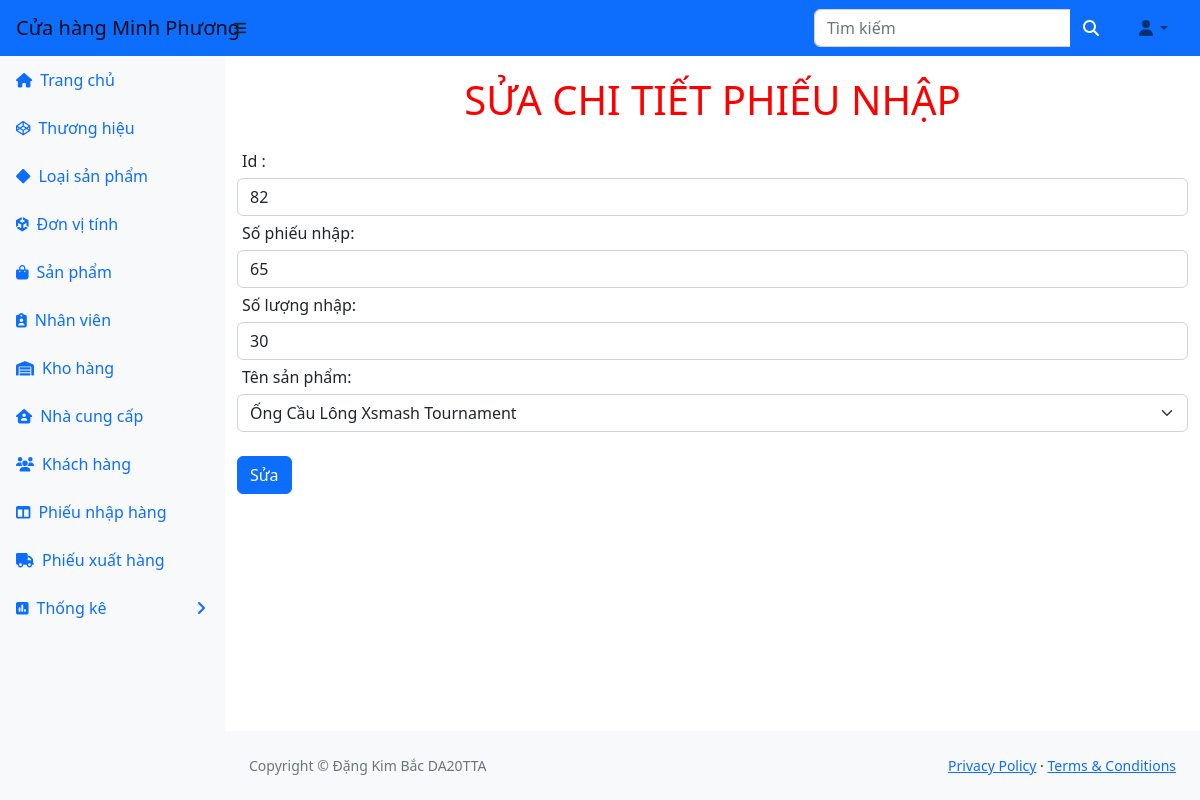
Screenshot of /ql_kho/ql-kho/suachitietphieunhap.php?id=82 (signed in) with the database file from the repository.
### tables this page shows
CREATE TABLE `chitietphieunhap` (
  `sophieunhap` int(11) DEFAULT NULL,
  `soluongnhap` int(11) DEFAULT NULL,
  `masanpham` int(11) DEFAULT NULL,
  `ID` int(11) NOT NULL
);

### ql_kho/ql-kho/suachitietphieunhap.php (the view)
<?php
    include_once("header.php");
?>
<?php
$id = $_REQUEST["id"];
$sql = "SELECT * FROM chitietphieunhap  WHERE id='" . $id . "'";
$kq = $conn->query($sql) or die("Không thể sửa phiếu nhập hàng");
while ($row = mysqli_fetch_array($kq)) {
    echo ("<form name='frmSuaSp' action='xli_suachitietphieunhap.php' method='post'enctype='multipart/form-data'>");
    echo ("<h1 class='tieudeform'>SỬA CHI TIẾT PHIẾU NHẬP </h1>");
    echo ("<div class = 'form-group' ><label>Id :</label>  <input type='text' class='form-control' name='txtid' value='" . $row["ID"] . "'readonly></div>");
    echo ("<div class = 'form-group' ><label>Số phiếu nhập:</label>  <input type='text' class='form-control' name='txtsophieunhap' value='" . $row["sophieunhap"] . "'readonly></div>");
    echo ("<div class = 'form-group' ><label>Số lượng nhập:</label>  <input type='text' class='form-control' name='txtsoluongnhap' value='" . $row["soluongnhap"] . "' </div>");
    echo ("<div class = 'form-group' ><label>Tên sản phẩm:</label>");
    $sp=$row["masanpham"];
    echo ("<select name = 'txtmasanpham' class='form-select'>");
    $query = "SELECT * FROM sanpham";
    $res = $conn->query($query);
    while ($r = mysqli_fetch_assoc($res)) {
        if($r['masanpham']==$sp)
            echo "<option selected value='" . $r['masanpham'] . "'>" . $r['tensanpham'] . "</option>";
        else
            echo "<option value='" . $r['masanpham'] . "'>" . $r['tensanpham'] . "</option>";
    }
    echo ("</select><br>");
    echo("</div>");
    echo ("<div class = 'form-group' >");
    echo ("<input class = 'btn btn-primary' type='submit' name='sbmsua' value='Sửa'>");
    echo ("</div>");
    echo ("</form>");
   }
?>
  <?php
    include("footer.php");
?>

### ql_kho/ql-kho/header.php (style rules this page uses)
h1.tieudeform { text-align:center; text-transform:uppercase; color:red; margin:20px; }
label { margin:5px; }

### rows the page displays
chitietphieunhap: txtid "82", txtsophieunhap "65", txtsoluongnhap "30"

### other values shown
form field txtmasanpham "Ống Cầu Lông Xsmash Tournament"
